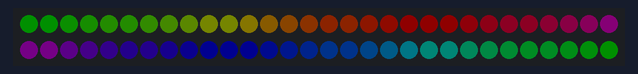
A sketch run on a simulated Arduino Uno, built with avr-gcc and run on an emulated ATmega328P. Shown: 60 RGB LEDs in strip order, left to right, continuing on the next row. Dim RGB values are drawn brighter than linear.

Above: at 0.16 s.
At 2.92 s:
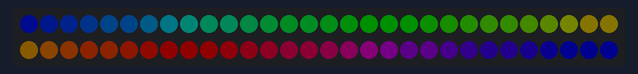
At 5.37 s:
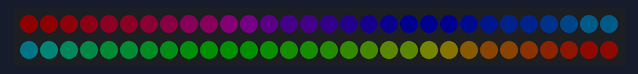
At 10.28 s:
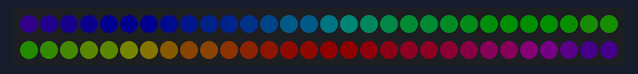
At 15.49 s:
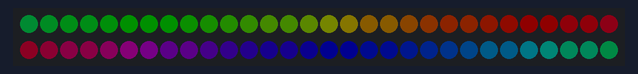
At 20.71 s:
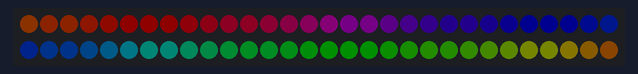

The sketch:

LED-Strip.ino
```cpp
#include <Adafruit_NeoPixel.h>

#define PIN 6

// Parameter 1 = number of pixels in strip
// Parameter 2 = pin number (most are valid)
// Parameter 3 = pixel type flags, add together as needed:
//   NEO_KHZ800  800 KHz bitstream (most NeoPixel products w/WS2812 LEDs)
//   NEO_KHZ400  400 KHz (classic 'v1' (not v2) FLORA pixels, WS2811 drivers)
//   NEO_GRB     Pixels are wired for GRB bitstream (most NeoPixel products)
//   NEO_RGB     Pixels are wired for RGB bitstream (v1 FLORA pixels, not v2)
Adafruit_NeoPixel strip = Adafruit_NeoPixel(60, PIN, NEO_GRB + NEO_KHZ800);

void setup() {
  strip.begin();
  strip.setBrightness(15); //adjust brightness here
  strip.show(); // Initialize all pixels to 'off'
}

void loop() {
  // Some example procedures showing how to display to the pixels:
  //colorWipe(strip.Color(255, 0, 0), 50); // Red
  //colorWipe(strip.Color(0, 255, 0), 50); // Green
  //colorWipe(strip.Color(0, 0, 255), 50); // Blue
  //rainbow(1);
  rainbowCycle(10);
}

// Fill the dots one after the other with a color
void colorWipe(uint32_t c, uint8_t wait) {
  for(uint16_t i=0; i<strip.numPixels(); i++) {
      strip.setPixelColor(i, c);
      strip.show();
      delay(wait);
  }
}

void rainbow(uint8_t wait) {
  uint16_t i, j;

  for(j=0; j<256; j++) {
    for(i=0; i<strip.numPixels(); i++) {
      strip.setPixelColor(i, Wheel((i+j) & 255));
    }
    strip.show();
    delay(wait);
  }
}

// Slightly different, this makes the rainbow equally distributed throughout
void rainbowCycle(uint8_t wait) {
  uint16_t i, j;

  for(j=0; j<256*5; j++) { // 5 cycles of all colors on wheel
    for(i=0; i< strip.numPixels(); i++) {
      strip.setPixelColor(i, Wheel(((i * 256 / strip.numPixels()) + j) & 255));
    }
    strip.show();
    delay(wait);
  }
}

// Input a value 0 to 255 to get a color value.
// The colours are a transition r - g - b - back to r.
uint32_t Wheel(byte WheelPos) {
  if(WheelPos < 85) {
   return strip.Color(WheelPos * 3, 255 - WheelPos * 3, 0);
  } else if(WheelPos < 170) {
   WheelPos -= 85;
   return strip.Color(255 - WheelPos * 3, 0, WheelPos * 3);
  } else {
   WheelPos -= 170;
   return strip.Color(0, WheelPos * 3, 255 - WheelPos * 3);
  }
}
```

Measured:
- by itself, everything shown: repeats every 19.6 s, in 64 steps
